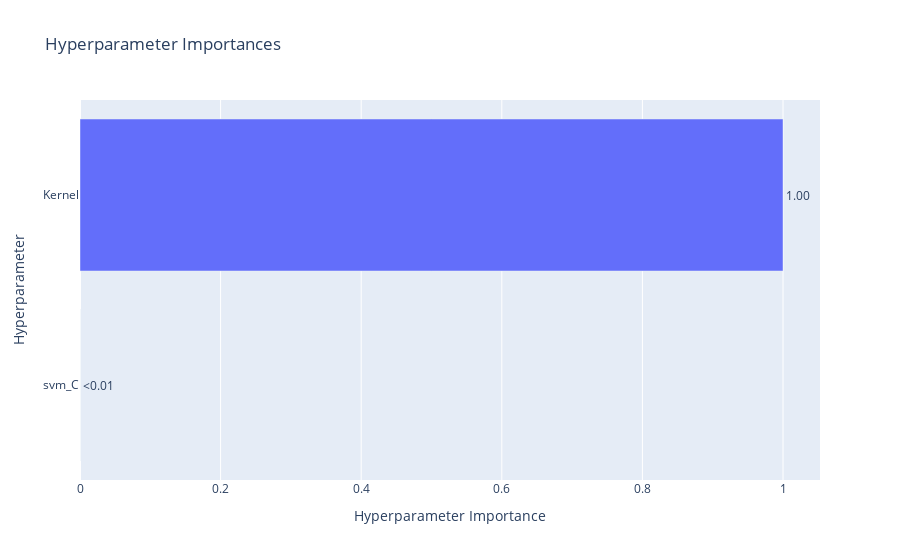

The notebook cell saved with this chart:
### Code cell
optuna.visualization.plot_param_importances(studySVM)

### Figure 1 — Plotly figure (JSON) as saved in the notebook; plotly's stock layout.template omitted (floating-point values rounded to 4 significant figures)
{"data": [{"cliponaxis": false, "hovertemplate": ["svm_C (FloatDistribution): 1.512401351143075e-06<extra></extra>", "Kernel (CategoricalDistribution): 0.9999984875986488<extra></extra>"], "name": "Objective Value", "orientation": "h", "text": ["<0.01", "1.00"], "textposition": "outside", "type": "bar", "x": [1.512e-06, 1.0], "y": ["svm_C", "Kernel"]}], "layout": {"title": {"text": "Hyperparameter Importances"}, "xaxis": {"title": {"text": "Hyperparameter Importance"}}, "yaxis": {"title": {"text": "Hyperparameter"}}}}
